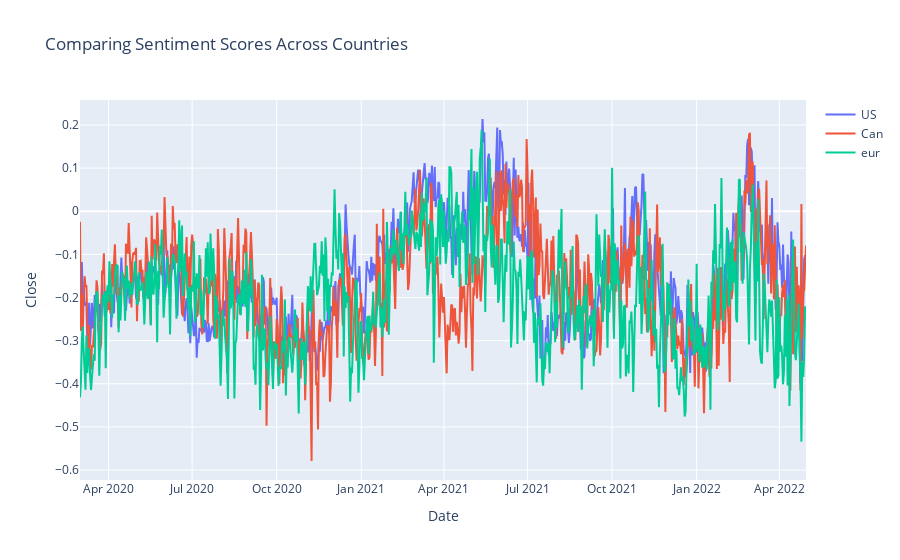

Notebook code for this chart:
### Code cell
fig = go.Figure()
fig.add_trace(go.Scatter(x=df["date"], y=df["prediction"], name="US", mode="lines"))
fig.add_trace(go.Scatter(x=df_can["date"], y=df_can["prediction"], name="Can", mode="lines"))
fig.add_trace(go.Scatter(x=df_eur["date"], y=df_eur["prediction"], name="eur", mode="lines"))

fig.update_layout(
    title="Comparing Sentiment Scores Across Countries", xaxis_title="Date", yaxis_title="Close"
)

### Figure 1 — Plotly figure (JSON) as saved in the notebook; plotly's stock layout.template omitted (floating-point values rounded to 4 significant figures; data arrays with more than 128 entries replaced by an {"elided": "..."} marker saying what was removed)
{"data": [{"mode": "lines", "name": "US", "type": "scatter", "x": {"elided": "791 str values"}, "y": {"elided": "791 float values"}}, {"mode": "lines", "name": "Can", "type": "scatter", "x": {"elided": "791 str values"}, "y": {"elided": "791 float values"}}, {"mode": "lines", "name": "eur", "type": "scatter", "x": {"elided": "791 str values"}, "y": {"elided": "791 float values"}}], "layout": {"title": {"text": "Comparing Sentiment Scores Across Countries"}, "xaxis": {"title": {"text": "Date"}}, "yaxis": {"title": {"text": "Close"}}}}
